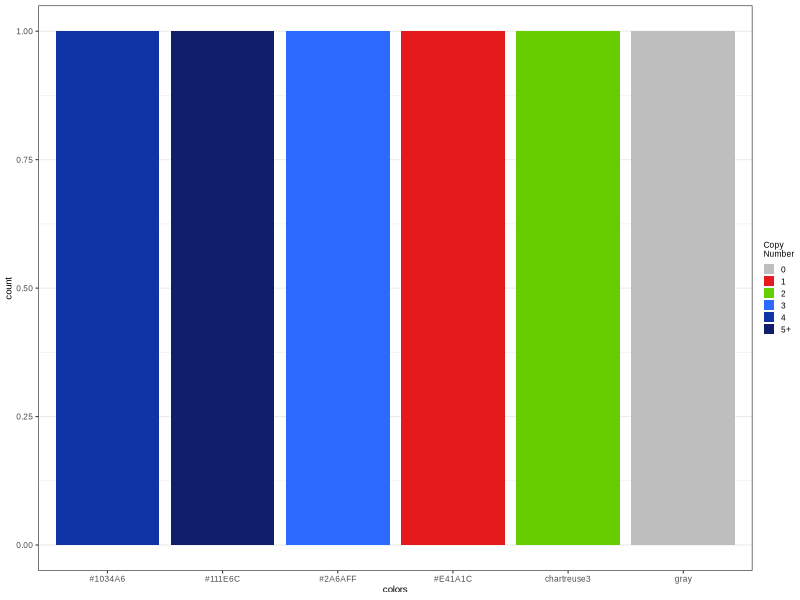
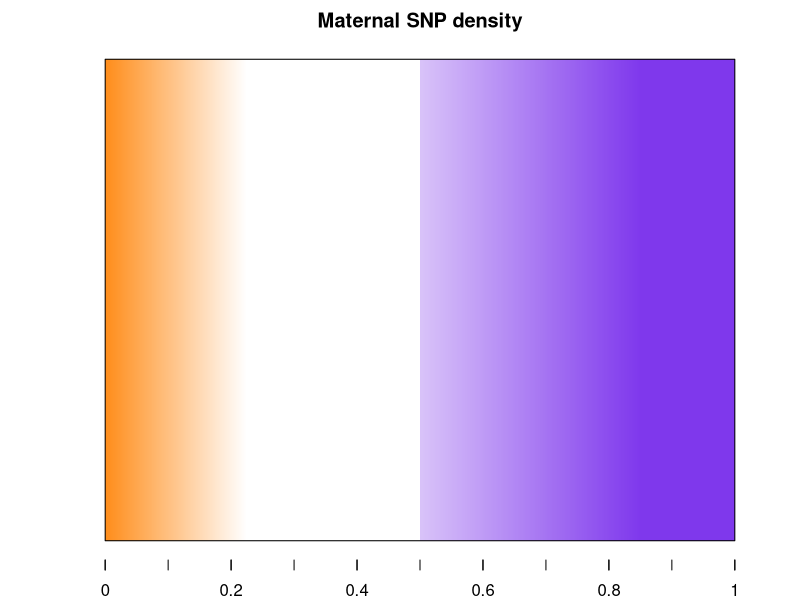
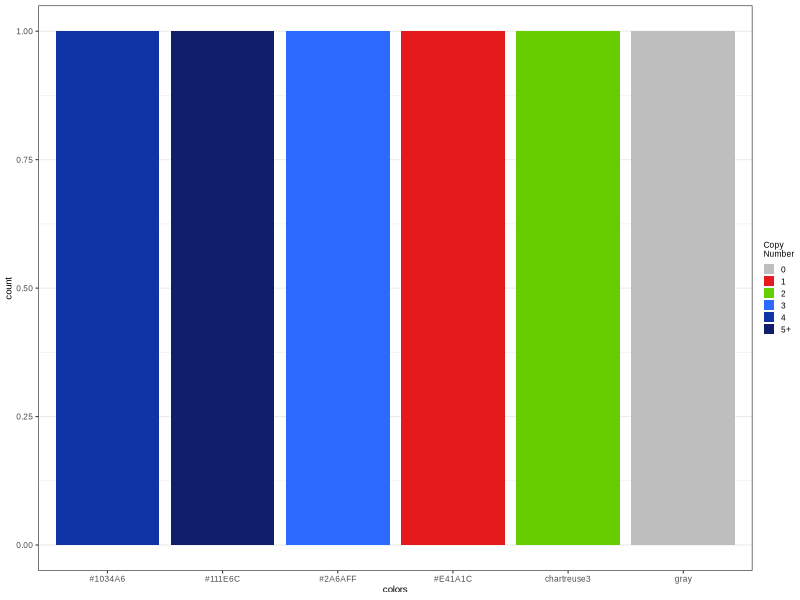

Recreate these plots in R, in order.
## This script can be used to generate a legend for the maternal SNP density

# 
# SNPs_density$alpha[SNPs_density$MAT_Freq < 0.25] <- 0.3 + (0.15-SNPs_density$MAT_Freq[SNPs_density$MAT_Freq < 0.25])/0.2
# SNPs_density$alpha[SNPs_density$MAT_Freq > 0.5] <- 0.4 + (SNPs_density$MAT_Freq[SNPs_density$MAT_Freq > 0.5]-0.4)/0.6
# SNPs_density$alpha[SNPs_density$alpha > 1] <- 1
# SNPs_density$alpha[SNPs_density$alpha < 0] <- 0
# 
# SNPs_density$color[SNPs_density$MAT_Freq < 0.25] <- rgb(255,128,0, SNPs_density$alpha[SNPs_density$MAT_Freq < 0.25]*255, maxColorValue = 255)
# SNPs_density$color[SNPs_density$MAT_Freq > 0.5] <- rgb(127,56,236,  SNPs_density$alpha[SNPs_density$MAT_Freq > 0.5]*255, maxColorValue = 255)

library(ggplot2)
output_folder <- "~/hpc/cog_bioinf/cuppen/project_data/Ewart_Single_Cell/Bovine/Results/Embryo_karyograms_1000000/"

pdf(paste(output_folder, "Legend_PAT_MAT.pdf", sep = ""), width = 5, height = 1)
par(mar=c(2, 4, 2, 2))
plot.new()  

xlim <- c(0,1000)
ylim <- c(0,2)

plot.window(xlim=xlim, ylim=ylim)

title("Maternal SNP density")

colors <- data.frame(x = seq(1,1000, 1), color = "white", alpha = 1, stringsAsFactors = F)
colors$alpha[colors$x < 250] <-  0.3 + (150-colors$x[colors$x < 250])/250

colors$alpha[colors$x > 500] <-  0.3 + (colors$x[colors$x > 500]-500)/500

colors$alpha[colors$alpha > 1] <- 1
colors$alpha[colors$alpha < 0] <- 0

colors$color[colors$x < 250] <-  rgb(255,128,0, colors$alpha[colors$x < 250]*255, maxColorValue = 255)
colors$color[colors$x > 500] <-  rgb(127,56,236, colors$alpha[colors$x > 500]*255, maxColorValue = 255)


rect(xleft = (colors$x-1), xright = colors$x, ybottom = 0, ytop = 2, col = colors$color, border = NA)
rect(xleft = 0, xright = 1000, ybottom = 0, ytop = 2, col = NA, border = "black")
axis(1, line = 0, at =  seq(0,1000, 100), col = NA, col.ticks =  "black", labels = F)

axis(1, line = 0, labels = seq(0,1, 0.2), at =  seq(0,1000, 200), col = NA, col.ticks = "black")

dev.off()


## Legend for copy number states

dummy_data <- data.frame(CN_state = c("0", "1", "2", "3", "4", "5+"), colors = c("gray", "#E41A1C", "chartreuse3", "#2A6AFF", "#1034A6", "#111E6C"), score = 1, stringsAsFactors = F)
dummy_data
ggplot(dummy_data, aes(x = colors, fill = CN_state)) + geom_bar() + scale_fill_manual(values = dummy_data$colors) +
  theme_bw(base_size = 8) + 
  labs(fill = "Copy\nNumber") +
  theme(strip.text.x = element_text(size = 7, face = "bold"), 
        panel.border = element_rect(colour = "black"),
        legend.key.size = unit(0.6, "line"),
        legend.margin = margin(0,0,0,0),
        legend.title = element_text(size = 6),
        legend.text = element_text(size = 6),
        axis.text = element_text(size = 6),
        axis.title =  element_text(size = 7),
        panel.grid.major.x = element_blank(),
        text=element_text(family="Arial"))
ggsave(filename = paste(output_folder, "Legend_CN_State.pdf", sep = ""), width = 70, height = 55, units = "mm", dpi = 300, device = cairo_pdf)



